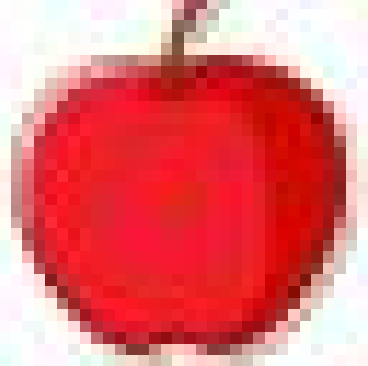
#> input picture Apple1.png, 368 x 366 px
$ jupyter execute --allow-errors 'QHED for rgb images.ipynb'
#> lines starting #> are read from the running program, lines starting #| are printed output that depends on the picture; after the words box and inside, x2 and y2 are one past the last pixel; in counts of white or black regions, pixels touching at a corner belong together
[cell 1]
from qiskit import *
from qiskit import IBMQ
from qiskit.compiler import transpile, assemble
from qiskit.tools.jupyter import *
from qiskit.visualization import *
import skimage.color
import numpy as np
import matplotlib.pyplot as plt
from matplotlib import style
import math

from PIL import Image
from numpy import asarray
image_o = Image.open('Apple1.png').convert('1')
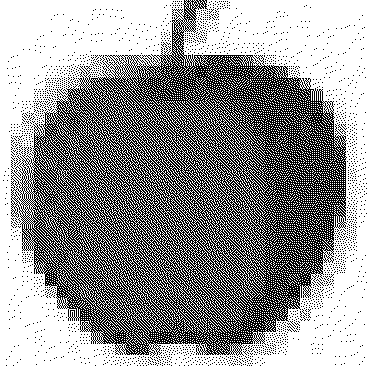
#> image_o: PIL image 368x366 1; 58% white; black in thin lines or dots
image_o.show()
new_image_o = Image.open('Apple1.png')
#> new_image_o is the input picture: PIL image 368x366 RGBA; mean R, G, B, A 227.7, 113.7, 116.5, 255

imggg=asarray(image_o)
imggg_=asarray(new_image_o)

[cell 2]
import matplotlib.pyplot as plt

def plot_image(image, title):
    plt.imshow(image)
    plt.title(title)
    plt.show()


plot_image(imggg_, 'Initial image')
print("size =", imggg_.shape)
#| size = (366, 368, 4)

[cell 3]
# Convert the raw pixel values to probability amplitudes

def amplitude_encode(img_data):

    # Calculate the RMS value
    rms_32_rgb = np.sqrt(np.sum(np.sum(img_data**2, axis=1)))
#> rms_32_rgb = 279.5

    # Create normalized image
    image_norm = []
    for arr in img_data:
        for ele in arr:
            image_norm.append(ele / rms_32_rgb)
#> after the loop, image_norm = 134688 items

    # Return the normalized image as a numpy array
    return np.array(image_norm)


#we now normalize image and get coefficients in both horizontal and vertical directions

# Horizontal: Original image
h_norm_image_32_rgb = amplitude_encode(imggg)
print("Horizontal image normalized coefficients",h_norm_image_32_rgb)
#> (printed output is left out)


print()
print()

# Vertical: Transpose of Original image
v_norm_image_32_rgb = amplitude_encode(imggg.T)
print("vertical image normalized coefficients",v_norm_image_32_rgb)
#> (printed output is left out)

print()
print("size of 1d array",h_norm_image_32_rgb.shape)
#| size of 1d array (134688,)
print("size of 1d array",v_norm_image_32_rgb.shape)
#| size of 1d array (134688,)


$ run again, with image2.png copied over Apple1.png
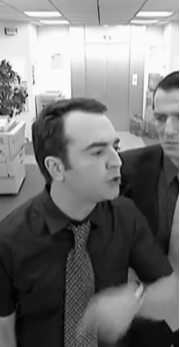
#> input picture image2.png, 180 x 347 px
#> `image_o = Image.open('Apple1.png').convert('1')`:
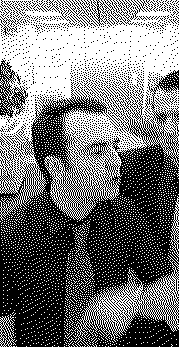
#> image_o: PIL image 180x347 1; 46.5% white; 2834 white regions (2832 under 20 px), largest, box (x1, y1, x2, y2) and area: (0, 0, 180, 347) 25490, (0, 314, 16, 347) 186
#> new_image_o is the input picture: PIL image 180x347 RGBA; mean R, G, B, A 118.8, 118.8, 118.8, 255
#| size = (347, 180, 4)
#> rms_32_rgb = 170.5
#> after the loop in amplitude_encode, `for arr in img_data:`: image_norm = 62460 items
#> (printed output is left out)
#> (printed output is left out)
#| size of 1d array (62460,)
#| size of 1d array (62460,)
